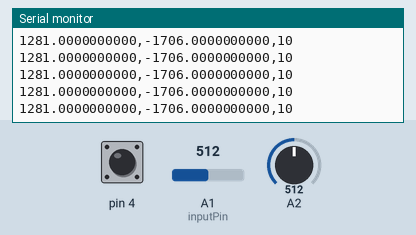
Simulated run of this sketch. Board: Arduino Uno, built with avr-gcc and run on an emulated ATmega328P. On the bench: the last lines printed to the serial monitor. Inputs (shaded band) come from the test bench; at power-on: A1 (inputPin) = 512, A2 = 512, pin 4 HIGH.

Above: at 1.2 s.
1.3 s: A1 (inputPin) set to 716
At 1.36 s:
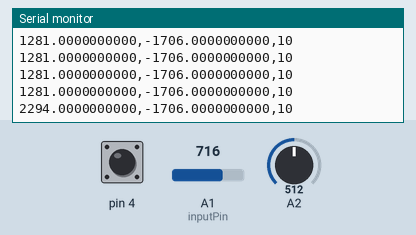
2.8 s: A2 set to 716
At 2.83 s:
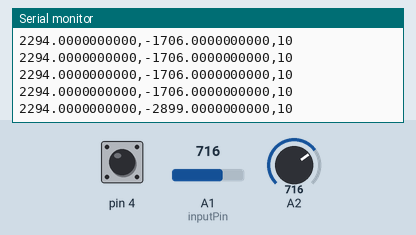
4.3 s: A2 set to 0
At 4.3 s:
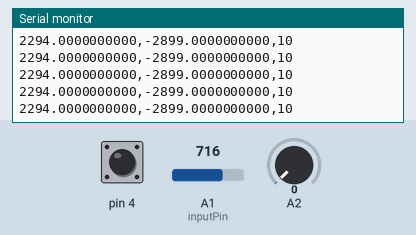
7.3 s: pin 4 pulled LOW for 0.15 s
At 7.35 s:
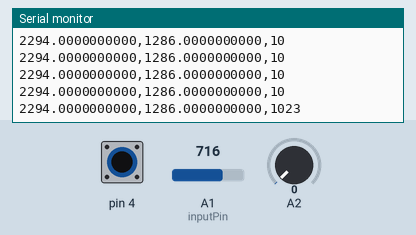
8.9 s: A1 (inputPin) set to 900
At 8.93 s:
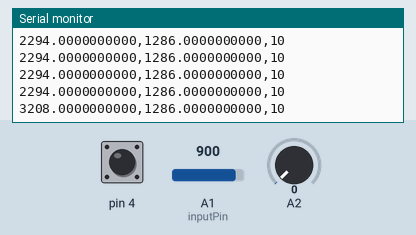
10.4 s: pin 4 pulled LOW for 1 s
At 10.45 s:
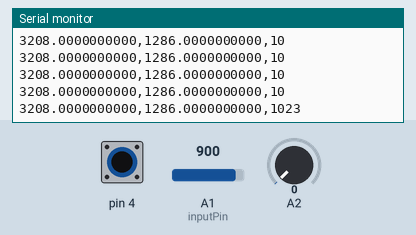
Timing chart, 0 to 13.4 s (numbered marks = the images above; inputs shaded):
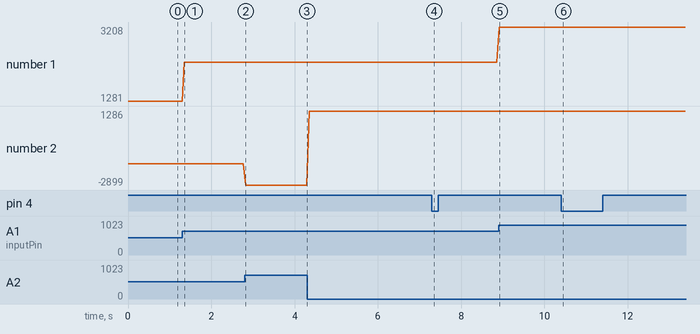

Measured:
- after the input at 1.3 s, the serial monitor: prints a new line after 0.06 s (image 1)
- after the input at 2.8 s, the serial monitor: prints a new line at once (image 2)
- after the input at 7.3 s, the serial monitor: prints a new line at once (image 4)
- after the input at 8.9 s, the serial monitor: prints a new line at once (image 5)
- after the input at 10.4 s, the serial monitor: prints a new line at once (image 6)
- plotted number 1: 1281 → 2294 after the input at 1.3 s, 2294 → 3208 after the input at 8.9 s
- plotted number 2: -1706 → -2899 after the input at 2.8 s, -2899 → 1286 after the input at 4.3 s

The sketch:

Sensor_Game_Arduino.ino
```cpp
/*
Graph an arbitrary number of readings to send to the processing multigraph sketch
 2014 Hacked together by A. Quitmeyer Public Domain

 you can send all these to a processing sketch
*/


#include <CapacitiveSensor.h>

CapacitiveSensor   cs_3_4 = CapacitiveSensor(3, 4); //First value (Pin 3) is the sending pin, second value (Pin 4) is the receiving pin. The receiving pin is the 'sensing' portion.
const int numReadings = 4;

int readings[numReadings];      // the readings from the analog input
int readIndex = 0;              // the index of the current reading
int total = 0;                  // the running total
int average = 0;                // the average

int inputPin = A1;


//For Graphing in P5
char separator[] = ",";

void setup()
{
  Serial.begin(115200);
  pinMode(A1, INPUT_PULLUP);
  pinMode(A2, INPUT_PULLUP);
  pinMode(2, INPUT_PULLUP);

  for (int thisReading = 0; thisReading < numReadings; thisReading++) {
    readings[thisReading] = 0;
  }

  cs_3_4.set_CS_Timeout_Millis(50);
}

void loop()
{

  double sensorValue0 = analogRead(A1);
  // apply the calibration to the sensor reading
  sensorValue0 = map(sensorValue0, 254, 460, 0, 1023);
  // in case the sensor value is outside the range seen during calibration
//  sensorValue0 = constrain(sensorValue0, 0, 1023);


  total = total - readings[readIndex];
  // read from the sensor:
  readings[readIndex] = sensorValue0;
  // add the reading to the total:
  total = total + readings[readIndex];
  // advance to the next position in the array:
  readIndex = readIndex + 1;

  // if we're at the end of the array...
  if (readIndex >= numReadings) {
    // ...wrap around to the beginning:
    readIndex = 0;
  }

  // calculate the average:
  average = total / numReadings;
  // send it to the computer as ASCII digits
//  Serial.println(average);


    //Serial.print("Pressure"); //Label for the sensor
    //Serial.print(":"); //Seperator between values
    Serial.print(sensorValue0, DEC); //Actual value

  Serial.print(separator);//Separate different readings

//   double sensorValue1 = digitalRead(2);
    double sensorValue1 = analogRead(A2);
  // apply the calibration to the sensor reading
  sensorValue1 = map(sensorValue1, 220, 45, 0, 1023);
  // in case the sensor value is outside the range seen during calibration
//  sensorValue1 = constrain(sensorValue1, 0, 1023);

    //Serial.print("Button"); //Label for the sensor
    //Serial.print(":"); //Seperator between values
    Serial.print(sensorValue1, DEC); //Actual value

  Serial.print(separator);//Separate different readings

  long sensorValue2 = cs_3_4.capacitiveSensor(30);
  // apply the calibration to the sensor reading
//  sensorValue2 = map(sensorValue2, 0, 5000, 0, 1023);
  // in case the sensor value is outside the range seen during calibration
  sensorValue2 = constrain(sensorValue2, 0, 1023);

    //Serial.print("Capacitive"); //Label for the sensor
    //Serial.print(":"); //Seperator between values
    Serial.print(sensorValue2, DEC); //Actual value

  Serial.println();//Separate different readings

   delay(50);
}
```
